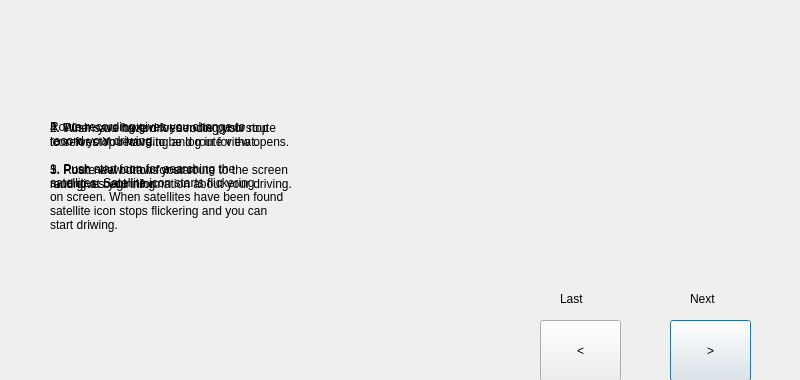
<?xml version="1.0" encoding="UTF-8"?>
<ui version="4.0">
 <class>HelpRoutingDialog</class>
 <widget class="QDialog" name="HelpRoutingDialog">
  <property name="geometry">
   <rect>
    <x>0</x>
    <y>0</y>
    <width>800</width>
    <height>380</height>
   </rect>
  </property>
  <property name="windowTitle">
   <string>Help for route recording</string>
  </property>
  <widget class="QPushButton" name="pushButtonNext">
   <property name="geometry">
    <rect>
     <x>670</x>
     <y>320</y>
     <width>81</width>
     <height>61</height>
    </rect>
   </property>
   <property name="text">
    <string>&gt;</string>
   </property>
  </widget>
  <widget class="QLabel" name="labelLast">
   <property name="geometry">
    <rect>
     <x>560</x>
     <y>290</y>
     <width>62</width>
     <height>17</height>
    </rect>
   </property>
   <property name="text">
    <string>Last</string>
   </property>
  </widget>
  <widget class="QLabel" name="labelNext">
   <property name="geometry">
    <rect>
     <x>690</x>
     <y>290</y>
     <width>62</width>
     <height>17</height>
    </rect>
   </property>
   <property name="text">
    <string>Next</string>
   </property>
  </widget>
  <widget class="QPushButton" name="pushButtonLast">
   <property name="geometry">
    <rect>
     <x>540</x>
     <y>320</y>
     <width>81</width>
     <height>61</height>
    </rect>
   </property>
   <property name="text">
    <string>&lt;</string>
   </property>
  </widget>
  <widget class="QLabel" name="labelInfo1">
   <property name="geometry">
    <rect>
     <x>50</x>
     <y>40</y>
     <width>451</width>
     <height>271</height>
    </rect>
   </property>
   <property name="text">
    <string>Route recording gives you change to 
record your driwing.

1. Push start icon for searching the 
satellites. Satellite icon starts flickering 
on screen. When satellites have been found 
satellite icon stops flickering and you can 
start driwing. </string>
   </property>
  </widget>
  <widget class="QLabel" name="labelStartPic">
   <property name="geometry">
    <rect>
     <x>610</x>
     <y>80</y>
     <width>81</width>
     <height>81</height>
    </rect>
   </property>
   <property name="text">
    <string/>
   </property>
   <property name="pixmap">
    <pixmap resource="graphics.qrc">:/new/prefix1/Graphics/route_start.png</pixmap>
   </property>
   <property name="scaledContents">
    <bool>true</bool>
   </property>
  </widget>
  <widget class="QLabel" name="labelSatellitePic">
   <property name="geometry">
    <rect>
     <x>610</x>
     <y>180</y>
     <width>81</width>
     <height>81</height>
    </rect>
   </property>
   <property name="text">
    <string/>
   </property>
   <property name="pixmap">
    <pixmap resource="graphics.qrc">:/new/prefix1/Graphics/satellite_vista.png</pixmap>
   </property>
   <property name="scaledContents">
    <bool>true</bool>
   </property>
  </widget>
  <widget class="QLabel" name="labelInfo2">
   <property name="geometry">
    <rect>
     <x>50</x>
     <y>20</y>
     <width>491</width>
     <height>271</height>
    </rect>
   </property>
   <property name="text">
    <string>2. When you have driven route push stop 
icon for stop recording and route view opens.

3. Route view draws your route to the screen
 and gives you information about your driving.</string>
   </property>
  </widget>
  <widget class="QLabel" name="labelStopPic">
   <property name="geometry">
    <rect>
     <x>610</x>
     <y>80</y>
     <width>81</width>
     <height>81</height>
    </rect>
   </property>
   <property name="text">
    <string/>
   </property>
   <property name="pixmap">
    <pixmap resource="graphics.qrc">:/new/prefix1/Graphics/route_stop.png</pixmap>
   </property>
   <property name="scaledContents">
    <bool>true</bool>
   </property>
  </widget>
  <widget class="QLabel" name="labelInfo3">
   <property name="geometry">
    <rect>
     <x>50</x>
     <y>20</y>
     <width>491</width>
     <height>271</height>
    </rect>
   </property>
   <property name="text">
    <string>4. Push save button for sending your route 
to server. You have to be log in for that.

5. Push new button for start 
routing at beginning.</string>
   </property>
  </widget>
  <widget class="QLabel" name="labelSavePic">
   <property name="geometry">
    <rect>
     <x>610</x>
     <y>80</y>
     <width>81</width>
     <height>81</height>
    </rect>
   </property>
   <property name="text">
    <string/>
   </property>
   <property name="pixmap">
    <pixmap resource="graphics.qrc">:/new/prefix1/Graphics/route_save.png</pixmap>
   </property>
   <property name="scaledContents">
    <bool>true</bool>
   </property>
  </widget>
  <widget class="QLabel" name="labelNewPic">
   <property name="geometry">
    <rect>
     <x>610</x>
     <y>170</y>
     <width>81</width>
     <height>81</height>
    </rect>
   </property>
   <property name="text">
    <string/>
   </property>
   <property name="pixmap">
    <pixmap resource="graphics.qrc">:/new/prefix1/Graphics/route_new.png</pixmap>
   </property>
   <property name="scaledContents">
    <bool>true</bool>
   </property>
  </widget>
 </widget>
 <resources>
  <include location="graphics.qrc"/>
 </resources>
 <connections/>
</ui>
